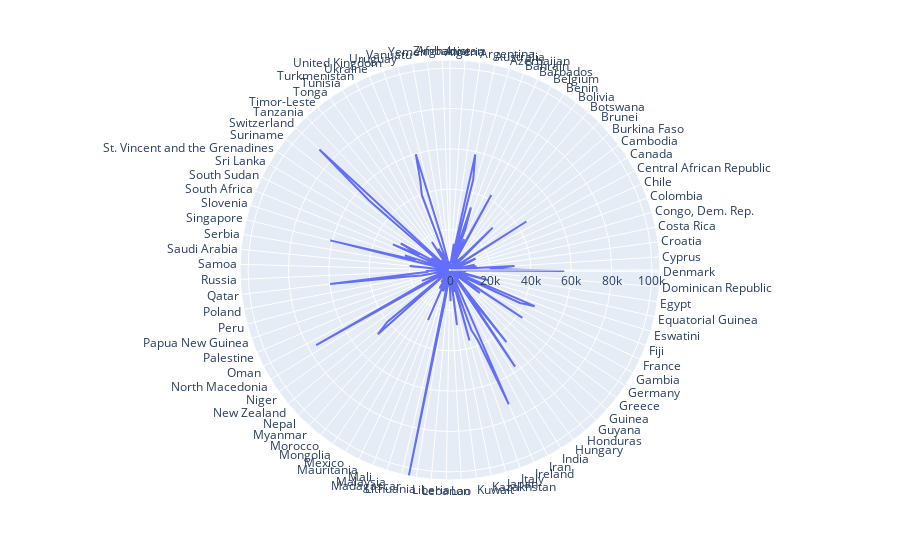

Write notebook code for a chart like this one.
### Code cell
px.line_polar(data_frame=plt3, r='gdp', theta='country')

### Figure 1 — Plotly figure (JSON) as saved in the notebook; plotly's stock layout.template omitted (floating-point values rounded to 4 significant figures; data arrays with more than 128 entries replaced by an {"elided": "..."} marker saying what was removed)
{"data": [{"hovertemplate": "gdp=%{r}<br>country=%{theta}<extra></extra>", "legendgroup": "", "line": {"color": "#636efa", "dash": "solid"}, "marker": {"symbol": "circle"}, "mode": "lines", "name": "", "r": {"elided": "175 int values"}, "showlegend": false, "subplot": "polar", "theta": {"elided": "175 str values"}, "type": "scatterpolar"}], "layout": {"legend": {"tracegroupgap": 0}, "margin": {"t": 60}, "polar": {"angularaxis": {"direction": "clockwise", "rotation": 90}, "domain": {"x": [0, 1], "y": [0, 1]}}}}
